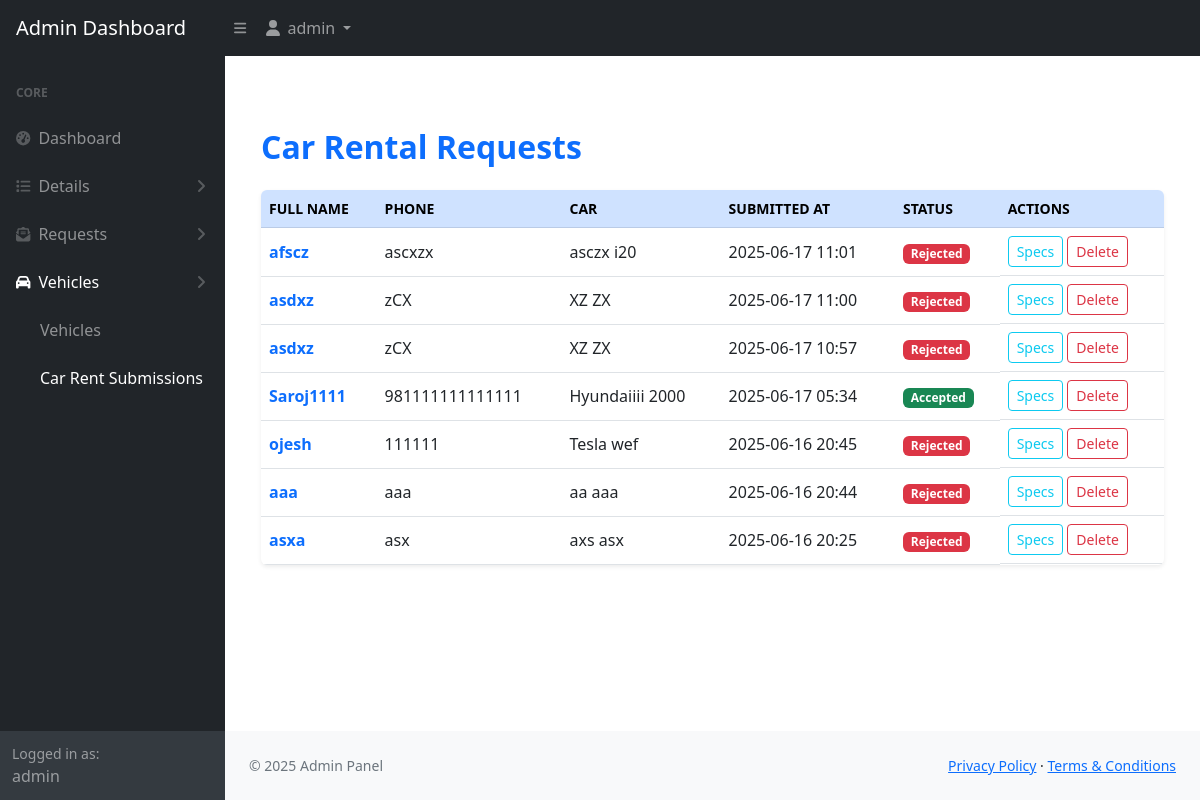
The app's page /dashboard/admin-dashboard/rentals/ (signed in), older data.
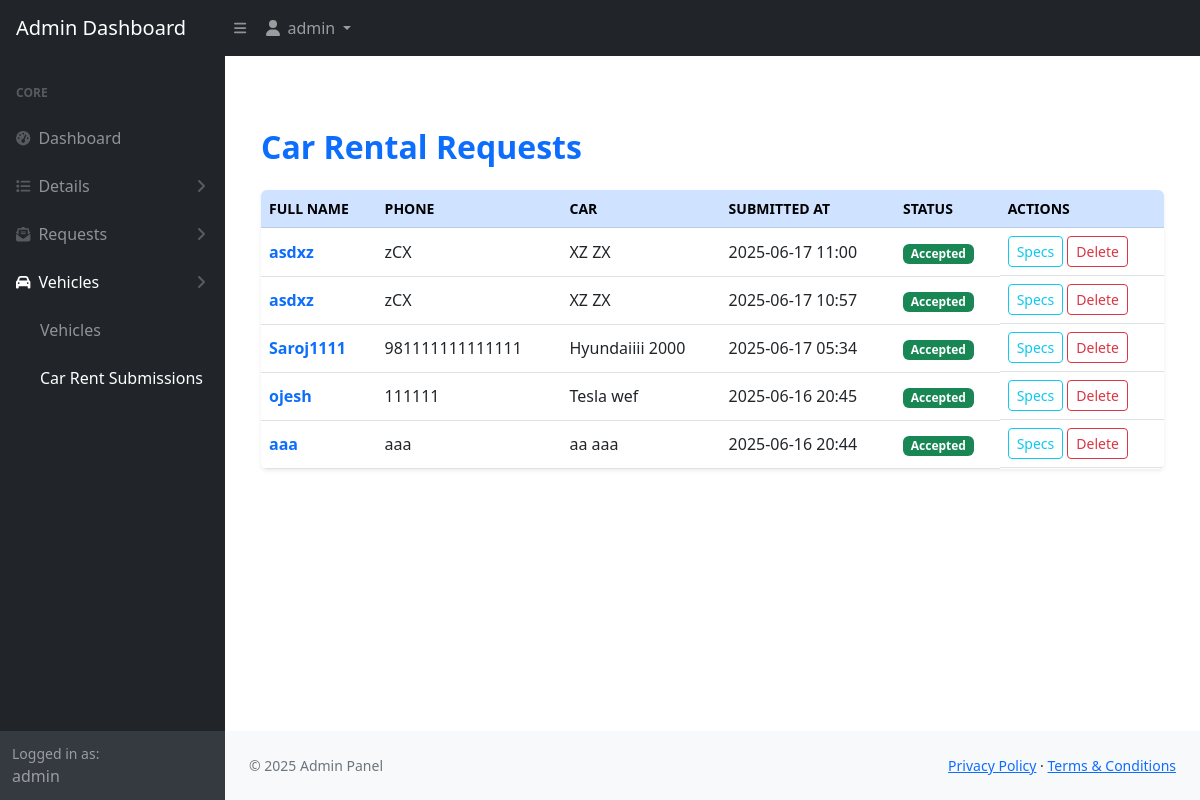
The same page, newer data.
### app/models.py (models this page shows, shortened)
class CarRentalRequest(models.Model):
    STATUS_CHOICES = [
        ('pending', 'Pending'),
        ('accepted', 'Accepted'),
        ('rejected', 'Rejected'),
    ]
    full_name = models.CharField(max_length=100)
    phone_number = models.CharField(max_length=15)
    car_brand = models.CharField(max_length=100)
    car_model = models.CharField(max_length=100)
    description = models.TextField()
    bluebook_image = models.ImageField(upload_to='bluebooks/')
    status = models.CharField(max_length=10, choices=STATUS_CHOICES, default='pending')
    submitted_at = models.DateTimeField(auto_now_add=True)

### dashboard/views.py (the view)
# urls.py: path('admin-dashboard/rentals/', views.admin_rental_requests_view, name='admin_rental_requests'),
@login_required
def admin_rental_requests_view(request):
    rentals = CarRentalRequest.objects.all().order_by('-submitted_at')
    return render(request, 'dashboard/put_on_rent/car_rental_requests.html', {'rentals': rentals})

### app/context_processors.py (called while the page is built)
def contact_detail(request):
    detail = ContactDetail.objects.first()
    return {'contact_detail': detail}

### templates/dashboard/put_on_rent/car_rental_requests.html (shortened to what this page needs)
{% extends 'dashboard/base/admin_base.html' %}
{% block content %}
<div class="container my-5">
    <h2 class="mb-4 text-primary fw-bold">Car Rental Requests</h2>
    <div class="table-responsive shadow-sm rounded">
        <table class="table table-hover align-middle mb-0">
            <thead class="table-primary text-uppercase small">
                <tr>
                    <th scope="col">Full Name</th>
                    <th scope="col" class="d-none d-md-table-cell">Phone</th>
                    <th scope="col">Car</th>
                    <th scope="col" class="d-none d-md-table-cell">Submitted At</th>
                    <th scope="col">Status</th>
                    <th scope="col">Actions</th>
                </tr>
            </thead>
            <tbody>
                {% if rentals %}
                    {% for rental in rentals %}
                    <tr>
                        <td>
                            <a href="{% url 'admin_rental_detail' rental.id %}" class="text-decoration-none fw-semibold text-primary">
                                {{ rental.full_name }}
                            </a>
                        </td>
                        <td class="d-none d-md-table-cell">{{ rental.phone_number }}</td>
                        <td>{{ rental.car_brand }} {{ rental.car_model }}</td>
                        <td class="d-none d-md-table-cell">{{ rental.submitted_at|date:"Y-m-d H:i" }}</td>
                        <td>
                            <span class="badge
                                {% if rental.status == 'pending' %}bg-warning text-dark
                                {% elif rental.status == 'accepted' %}bg-success
                                {% elif rental.status == 'rejected' %}bg-danger
                                {% else %}bg-secondary
                                {% endif %}">
                                {{ rental.status|title }}
                            </span>
                        </td>
                        <td class="d-flex gap-1">
                            <a href="{% url 'admin_rental_specs' rental.id %}" class="btn btn-sm btn-outline-info">Specs</a>
                            <form method="POST" action="{% url 'delete_rental_request' rental.id %}" onsubmit="return confirm('Are you sure you want to delete this rental request?');">
                                <button type="submit" class="btn btn-sm btn-outline-danger">Delete</button>
                            </form>
                        </td>
                    </tr>
                    {% endfor %}
                {% else %}
                    <tr>
                        <td colspan="6" class="text-center text-muted fst-italic py-4">No rental requests found.</td>
                    </tr>
                {% endif %}
            </tbody>
        </table>
    </div>
</div>
{% endblock %}

Row changes from the older to the newer data that the page shows:
removed CarRentalRequest: full_name "afscz", phone_number "ascxzx", car_brand "asczx", car_model "i20", submitted_at "2025-06-17 11:01", status "Rejected"
removed CarRentalRequest: full_name "asxa", phone_number "asx", car_brand "axs", car_model "asx", submitted_at "2025-06-16 20:25", status "Rejected"
changed CarRentalRequest (number 1 of 5 on the later page): status "Rejected" → "Accepted"
changed CarRentalRequest (number 2 of 5 on the later page): status "Rejected" → "Accepted"
changed CarRentalRequest "ojesh": status "Rejected" → "Accepted"
changed CarRentalRequest "aaa": status "Rejected" → "Accepted"
